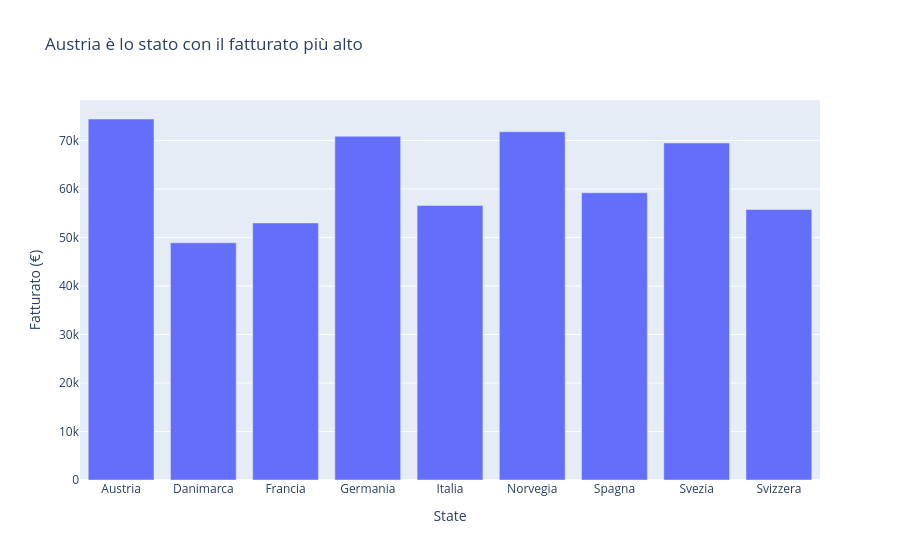

The code cell stored with this chart in its notebook:
### Markdown cell above
3. Plotly (opzionale): grafico a barre interattivo del fatturato per stato, con quantità totale e numero di transazioni nel tooltip (hover).

### Code cell
# Passo 1. Importo ploty con l'abbreviazione standard

import plotly.express as px   

# Passo 2. Recupero il fatturato per stato con Groupby usato nle task 3b, uso State al posto di Category/SalesRegion
fatturato_per_stato = merge_sales.groupby("State", as_index=False).agg(
    fatturato=("SalesAmount", "sum"),
    quantita=("Quantity", "sum"),
    transazioni=("SalesID", "count"))


# Passo 3. Creo l'indice per il fatturato più alto e con .loc[indice, "State"] leggo il nome dello stato relativo.
stato_top = per_stato.loc[per_stato["fatturato"].idxmax(), "State"]

# Passo 4. Creo la figura con px.bar, anche qui uso l'f string per il titolo, il resto come sopra
fig = px.bar(per_stato, x="State", y="fatturato",
             hover_data=["quantita", "transazioni"],
             labels={"fatturato": "Fatturato (€)"},
             title=f"{stato_top} è lo stato con il fatturato più alto")
fig.show()

### Figure 1 — Plotly figure (JSON) as saved in the notebook; plotly's stock layout.template omitted (floating-point values rounded to 4 significant figures)
{"data": [{"customdata": [[1335.0, 278.0], [791.0, 159.0], [877.0, 171.0], [1145.0, 232.0], [908.0, 184.0], [1240.0, 244.0], [1068.0, 214.0], [1144.0, 230.0], [933.0, 188.0]], "hovertemplate": "State=%{x}<br>Fatturato (€)=%{y}<br>quantita=%{customdata[0]}<br>transazioni=%{customdata[1]}<extra></extra>", "legendgroup": "", "marker": {"color": "#636efa", "pattern": {"shape": ""}}, "name": "", "orientation": "v", "showlegend": false, "textposition": "auto", "type": "bar", "x": ["Austria", "Danimarca", "Francia", "Germania", "Italia", "Norvegia", "Spagna", "Svezia", "Svizzera"], "xaxis": "x", "y": [74430.0, 48900.0, 52990.0, 70870.0, 56600.0, 71800.0, 59230.0, 69480.0, 55770.0], "yaxis": "y"}], "layout": {"barmode": "relative", "legend": {"tracegroupgap": 0}, "title": {"text": "Austria è lo stato con il fatturato più alto"}, "xaxis": {"anchor": "y", "domain": [0, 1], "title": {"text": "State"}}, "yaxis": {"anchor": "x", "domain": [0, 1], "title": {"text": "Fatturato (€)"}}}}
